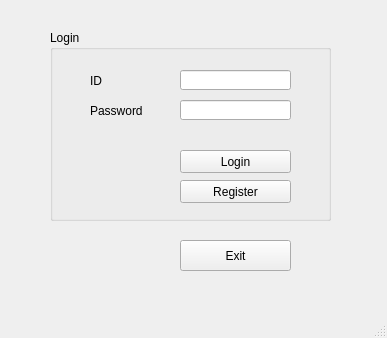
<?xml version="1.0" encoding="UTF-8"?>
<ui version="4.0">
 <class>QtLoginWindow</class>
 <widget class="QMainWindow" name="QtLoginWindow">
  <property name="geometry">
   <rect>
    <x>0</x>
    <y>0</y>
    <width>387</width>
    <height>338</height>
   </rect>
  </property>
  <property name="windowTitle">
   <string>QtLoginWindow</string>
  </property>
  <property name="unifiedTitleAndToolBarOnMac">
   <bool>false</bool>
  </property>
  <widget class="QWidget" name="centralWidget">
   <widget class="QGroupBox" name="groupBox">
    <property name="geometry">
     <rect>
      <x>50</x>
      <y>30</y>
      <width>281</width>
      <height>191</height>
     </rect>
    </property>
    <property name="title">
     <string>Login</string>
    </property>
    <widget class="QLabel" name="label">
     <property name="geometry">
      <rect>
       <x>40</x>
       <y>40</y>
       <width>56</width>
       <height>21</height>
      </rect>
     </property>
     <property name="text">
      <string>ID</string>
     </property>
    </widget>
    <widget class="QLabel" name="label_2">
     <property name="geometry">
      <rect>
       <x>40</x>
       <y>70</y>
       <width>56</width>
       <height>21</height>
      </rect>
     </property>
     <property name="text">
      <string>Password</string>
     </property>
    </widget>
    <widget class="QPushButton" name="btn_login">
     <property name="geometry">
      <rect>
       <x>130</x>
       <y>120</y>
       <width>111</width>
       <height>23</height>
      </rect>
     </property>
     <property name="text">
      <string>Login</string>
     </property>
    </widget>
    <widget class="QPushButton" name="btn_register">
     <property name="geometry">
      <rect>
       <x>130</x>
       <y>150</y>
       <width>111</width>
       <height>23</height>
      </rect>
     </property>
     <property name="text">
      <string>Register</string>
     </property>
    </widget>
    <widget class="QLineEdit" name="lineEdit_ID">
     <property name="geometry">
      <rect>
       <x>130</x>
       <y>40</y>
       <width>111</width>
       <height>20</height>
      </rect>
     </property>
     <property name="echoMode">
      <enum>QLineEdit::Normal</enum>
     </property>
    </widget>
    <widget class="QLineEdit" name="lineEdit_PW">
     <property name="geometry">
      <rect>
       <x>130</x>
       <y>70</y>
       <width>111</width>
       <height>20</height>
      </rect>
     </property>
     <property name="echoMode">
      <enum>QLineEdit::Password</enum>
     </property>
    </widget>
   </widget>
   <widget class="QPushButton" name="btn_exit">
    <property name="geometry">
     <rect>
      <x>180</x>
      <y>240</y>
      <width>111</width>
      <height>31</height>
     </rect>
    </property>
    <property name="text">
     <string>Exit</string>
    </property>
   </widget>
  </widget>
  <widget class="QStatusBar" name="statusBar"/>
 </widget>
 <layoutdefault spacing="6" margin="11"/>
 <tabstops>
  <tabstop>lineEdit_ID</tabstop>
  <tabstop>lineEdit_PW</tabstop>
  <tabstop>btn_login</tabstop>
  <tabstop>btn_register</tabstop>
  <tabstop>btn_exit</tabstop>
 </tabstops>
 <resources/>
 <connections>
  <connection>
   <sender>btn_login</sender>
   <signal>clicked()</signal>
   <receiver>QtLoginWindow</receiver>
   <slot>LoginClicked()</slot>
   <hints>
    <hint type="sourcelabel">
     <x>253</x>
     <y>165</y>
    </hint>
    <hint type="destinationlabel">
     <x>366</x>
     <y>175</y>
    </hint>
   </hints>
  </connection>
  <connection>
   <sender>btn_register</sender>
   <signal>clicked()</signal>
   <receiver>QtLoginWindow</receiver>
   <slot>RegisterClicked()</slot>
   <hints>
    <hint type="sourcelabel">
     <x>254</x>
     <y>190</y>
    </hint>
    <hint type="destinationlabel">
     <x>367</x>
     <y>224</y>
    </hint>
   </hints>
  </connection>
  <connection>
   <sender>btn_exit</sender>
   <signal>clicked()</signal>
   <receiver>QtLoginWindow</receiver>
   <slot>ExitClicked()</slot>
   <hints>
    <hint type="sourcelabel">
     <x>252</x>
     <y>259</y>
    </hint>
    <hint type="destinationlabel">
     <x>275</x>
     <y>310</y>
    </hint>
   </hints>
  </connection>
  <connection>
   <sender>lineEdit_ID</sender>
   <signal>returnPressed()</signal>
   <receiver>QtLoginWindow</receiver>
   <slot>LoginClicked()</slot>
   <hints>
    <hint type="sourcelabel">
     <x>243</x>
     <y>80</y>
    </hint>
    <hint type="destinationlabel">
     <x>359</x>
     <y>78</y>
    </hint>
   </hints>
  </connection>
  <connection>
   <sender>lineEdit_PW</sender>
   <signal>returnPressed()</signal>
   <receiver>QtLoginWindow</receiver>
   <slot>LoginClicked()</slot>
   <hints>
    <hint type="sourcelabel">
     <x>243</x>
     <y>110</y>
    </hint>
    <hint type="destinationlabel">
     <x>355</x>
     <y>116</y>
    </hint>
   </hints>
  </connection>
 </connections>
 <slots>
  <slot>LoginClicked()</slot>
  <slot>RegisterClicked()</slot>
  <slot>ExitClicked()</slot>
 </slots>
</ui>
